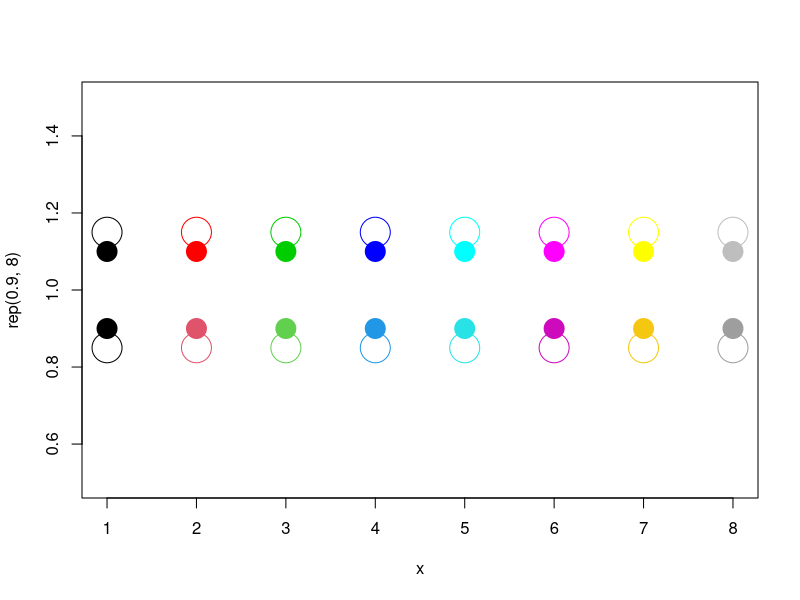

Generate this figure with R:
## ---- chunk 1
x <- 1:8
palette("R4") # not actually needed unless R3 was previously selected
plot(x, rep(0.9, 8), ylim=c(0.5,1.5), pch=20, cex=4, col=1:8)
points(x, rep(0.85, 8), cex=4, col=1:8)
palette("R3") # switch to the old scheme
points(x, rep(1.1, 8), pch=20, cex=4, col=1:8)
points(x, rep(1.15, 8), cex=4, col=1:8)
